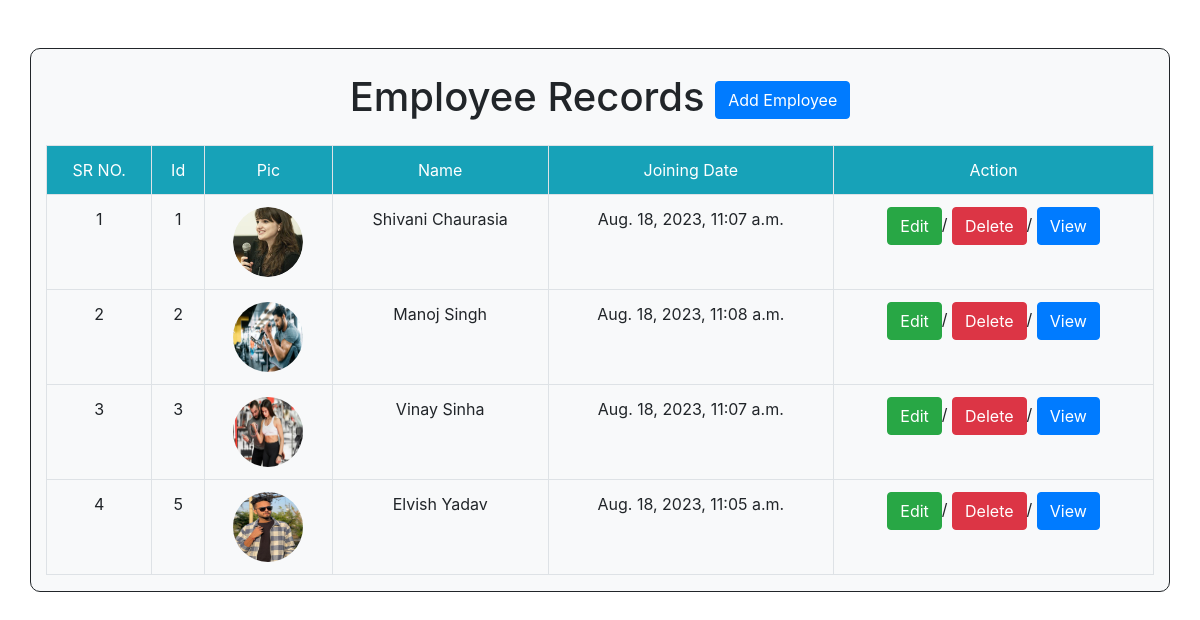
Before: / with the older database file.
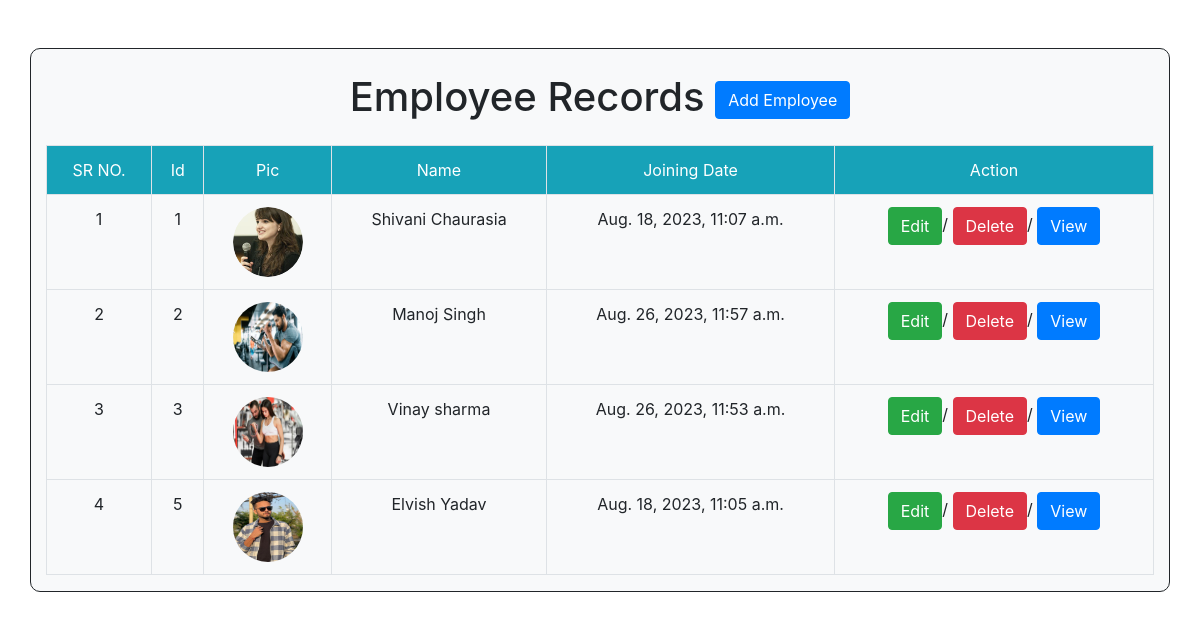
After: the same page with the newer database file.
### personapp/models.py (models this page shows, shortened)
class Person(models.Model):
    image=models.ImageField(upload_to="uploads",default="a.png")
    name=models.CharField(max_length=30)
    email=models.EmailField(unique=True)
    mobile=models.CharField(max_length=12)
    address=models.TextField()
    joining_date=models.DateTimeField(auto_now=True)
    status=models.BooleanField(default=True)

### personapp/views.py (the view)
# urls.py: path('', views.person_list),
def person_list(request):
    records=Person.objects.all()
    mydict={'records':records}
    return render(request,'Listingpage.html',context=mydict)

### personapp/templates/Listingpage.html (shortened to what this page needs)
<!DOCTYPE html>
<html lang="en">
<head>
    <link rel="stylesheet" href="https://cdn.jsdelivr.net/npm/bootstrap@4.6.1/dist/css/bootstrap.min.css">
</head>
<body>
<div class="container mt-5 bg-light" style="border:1px solid ; background-color:#1111; border-radius: 10px;">
    <h1 class="m-4 text-center">Employee Records <a href="/Add/" class="btn btn-primary">Add Employee</a></h1>
    <table class="table table-bordered">
        <tr class="bg-info text-white text-center ">
            <td > SR NO.  </td>
            <td > Id  </td>
            <td> Pic  </td>
            <td> Name  </td>
            <td> Joining Date  </td>
            <td> Action  </td>
        </tr>
        {%for rec in records %}
        <tr class="text-center">
            <td>{{forloop.counter}}</td>
            <td>{{rec.id}}</td>
            <td><img src="/media/{{rec.image}}"class="rounded-circle" height="70px" width="70px"></td>
            <td>{{rec.name}}</td>
            <td>{{rec.joining_date}}</td>
            <td> <a href="/Edit/{{rec.id}}" class="btn btn-success">Edit</a>/
                <a href="/Delete/{{rec.id}}" class="btn btn-danger">Delete</a>/
                <a href="/View/{{rec.id}}" class="btn btn-primary">View</a>
            </td>
        </tr>
    {%endfor%}
    </table>
</div>
</body>
</html>

Changed rows visible on the page:
changed Person "Manoj Singh": joining_date "Aug. 18, 2023, 11:08 a.m." → "Aug. 26, 2023, 11:57 a.m."
changed Person id 3: name "Vinay Sinha" → "Vinay sharma"; joining_date "Aug. 18, 2023, 11:07 a.m." → "Aug. 26, 2023, 11:53 a.m."
